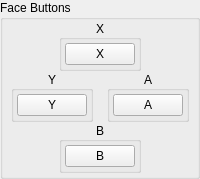
            <widget class="QGroupBox" name="faceButtons">
             <property name="sizePolicy">
              <sizepolicy hsizetype="Fixed" vsizetype="Fixed">
               <horstretch>0</horstretch>
               <verstretch>0</verstretch>
              </sizepolicy>
             </property>
             <property name="title">
              <string>Face Buttons</string>
             </property>
             <property name="flat">
              <bool>false</bool>
             </property>
             <property name="checkable">
              <bool>false</bool>
             </property>
             <layout class="QVBoxLayout" name="verticalLayout">
              <property name="spacing">
               <number>0</number>
              </property>
              <property name="leftMargin">
               <number>3</number>
              </property>
              <property name="topMargin">
               <number>0</number>
              </property>
              <property name="rightMargin">
               <number>3</number>
              </property>
              <property name="bottomMargin">
               <number>3</number>
              </property>
              <item>
               <widget class="QWidget" name="buttonFaceButtonsBWidget" native="true">
                <layout class="QHBoxLayout" name="horizontalLayout_6">
                 <property name="spacing">
                  <number>0</number>
                 </property>
                 <property name="leftMargin">
                  <number>0</number>
                 </property>
                 <property name="topMargin">
                  <number>0</number>
                 </property>
                 <property name="rightMargin">
                  <number>0</number>
                 </property>
                 <property name="bottomMargin">
                  <number>0</number>
                 </property>
                 <item>
                  <spacer name="horizontalSpacerBLeft">
                   <property name="orientation">
                    <enum>Qt::Horizontal</enum>
                   </property>
                   <property name="sizeHint" stdset="0">
                    <size>
                     <width>20</width>
                     <height>20</height>
                    </size>
                   </property>
                  </spacer>
                 </item>
                 <item alignment="Qt::AlignHCenter">
                  <widget class="QGroupBox" name="buttonFaceButtonsXGroup">
                   <property name="title">
                    <string>X</string>
                   </property>
                   <property name="alignment">
                    <set>Qt::AlignCenter</set>
                   </property>
                   <layout class="QVBoxLayout" name="buttonFaceButtonsXVerticalLayout">
                    <property name="spacing">
                     <number>3</number>
                    </property>
                    <property name="leftMargin">
                     <number>3</number>
                    </property>
                    <property name="topMargin">
                     <number>3</number>
                    </property>
                    <property name="rightMargin">
                     <number>3</number>
                    </property>
                    <property name="bottomMargin">
                     <number>3</number>
                    </property>
                    <item>
                     <widget class="QPushButton" name="buttonX">
                      <property name="minimumSize">
                       <size>
                        <width>68</width>
                        <height>0</height>
                       </size>
                      </property>
                      <property name="maximumSize">
                       <size>
                        <width>68</width>
                        <height>16777215</height>
                       </size>
                      </property>
                      <property name="styleSheet">
                       <string notr="true">min-width: 68px;</string>
                      </property>
                      <property name="text">
                       <string>X</string>
                      </property>
                     </widget>
                    </item>
                   </layout>
                  </widget>
                 </item>
                 <item>
                  <spacer name="horizontalSpacerBRight">
                   <property name="orientation">
                    <enum>Qt::Horizontal</enum>
                   </property>
                   <property name="sizeHint" stdset="0">
                    <size>
                     <width>20</width>
                     <height>20</height>
                    </size>
                   </property>
                  </spacer>
                 </item>
                </layout>
               </widget>
              </item>
              <item>
               <layout class="QHBoxLayout" name="buttonFaceButtonsYAHorizontalLayout">
                <property name="spacing">
                 <number>3</number>
                </property>
                <item alignment="Qt::AlignHCenter">
                 <widget class="QGroupBox" name="buttonFaceButtonsYGroup">
                  <property name="title">
                   <string>Y</string>
                  </property>
                  <property name="alignment">
                   <set>Qt::AlignCenter</set>
                  </property>
                  <layout class="QVBoxLayout" name="buttonFaceButtonsYVerticalLayout">
                   <property name="spacing">
                    <number>3</number>
                   </property>
                   <property name="leftMargin">
                    <number>3</number>
                   </property>
                   <property name="topMargin">
                    <number>3</number>
                   </property>
                   <property name="rightMargin">
                    <number>3</number>
                   </property>
                   <property name="bottomMargin">
                    <number>3</number>
                   </property>
                   <item>
                    <widget class="QPushButton" name="buttonY">
                     <property name="minimumSize">
                      <size>
                       <width>68</width>
                       <height>0</height>
                      </size>
                     </property>
                     <property name="maximumSize">
                      <size>
                       <width>68</width>
                       <height>16777215</height>
                      </size>
                     </property>
                     <property name="styleSheet">
                      <string notr="true">min-width: 68px;</string>
                     </property>
                     <property name="text">
                      <string>Y</string>
                     </property>
                    </widget>
                   </item>
                  </layout>
                 </widget>
                </item>
                <item alignment="Qt::AlignHCenter">
                 <widget class="QGroupBox" name="buttonFaceButtonsAGroup">
                  <property name="title">
                   <string>A</string>
                  </property>
                  <property name="alignment">
                   <set>Qt::AlignCenter</set>
                  </property>
                  <layout class="QVBoxLayout" name="buttonFaceButtonsAVerticalLayout">
                   <property name="spacing">
                    <number>3</number>
                   </property>
                   <property name="leftMargin">
                    <number>3</number>
                   </property>
                   <property name="topMargin">
                    <number>3</number>
                   </property>
                   <property name="rightMargin">
                    <number>3</number>
                   </property>
                   <property name="bottomMargin">
                    <number>3</number>
                   </property>
                   <item>
                    <widget class="QPushButton" name="buttonA">
                     <property name="minimumSize">
                      <size>
                       <width>68</width>
                       <height>0</height>
                      </size>
                     </property>
                     <property name="maximumSize">
                      <size>
                       <width>68</width>
                       <height>16777215</height>
                      </size>
                     </property>
                     <property name="styleSheet">
                      <string notr="true">min-width: 68px;</string>
                     </property>
                     <property name="text">
                      <string>A</string>
                     </property>
                    </widget>
                   </item>
                  </layout>
                 </widget>
                </item>
               </layout>
              </item>
              <item>
               <widget class="QWidget" name="buttonFaceButtonsXWidget" native="true">
                <layout class="QHBoxLayout" name="horizontalLayout_10">
                 <property name="spacing">
                  <number>0</number>
                 </property>
                 <property name="leftMargin">
                  <number>0</number>
                 </property>
                 <property name="topMargin">
                  <number>0</number>
                 </property>
                 <property name="rightMargin">
                  <number>0</number>
                 </property>
                 <property name="bottomMargin">
                  <number>0</number>
                 </property>
                 <item>
                  <spacer name="horizontalSpacerXLeft">
                   <property name="orientation">
                    <enum>Qt::Horizontal</enum>
                   </property>
                   <property name="sizeHint" stdset="0">
                    <size>
                     <width>20</width>
                     <height>20</height>
                    </size>
                   </property>
                  </spacer>
                 </item>
                 <item alignment="Qt::AlignHCenter">
                  <widget class="QGroupBox" name="buttonFaceButtonsBWidget_2">
                   <property name="title">
                    <string>B</string>
                   </property>
                   <property name="alignment">
                    <set>Qt::AlignCenter</set>
                   </property>
                   <layout class="QVBoxLayout" name="buttonFaceButtonsBVerticalLayout">
                    <property name="spacing">
                     <number>3</number>
                    </property>
                    <property name="leftMargin">
                     <number>3</number>
                    </property>
                    <property name="topMargin">
                     <number>3</number>
                    </property>
                    <property name="rightMargin">
                     <number>3</number>
                    </property>
                    <property name="bottomMargin">
                     <number>3</number>
                    </property>
                    <item>
                     <widget class="QPushButton" name="buttonB">
                      <property name="minimumSize">
                       <size>
                        <width>68</width>
                        <height>0</height>
                       </size>
                      </property>
                      <property name="maximumSize">
                       <size>
                        <width>68</width>
                        <height>16777215</height>
                       </size>
                      </property>
                      <property name="styleSheet">
                       <string notr="true">min-width: 68px;</string>
                      </property>
                      <property name="text">
                       <string>B</string>
                      </property>
                     </widget>
                    </item>
                   </layout>
                  </widget>
                 </item>
                 <item>
                  <spacer name="horizontalSpacerXRight">
                   <property name="orientation">
                    <enum>Qt::Horizontal</enum>
                   </property>
                   <property name="sizeHint" stdset="0">
                    <size>
                     <width>20</width>
                     <height>20</height>
                    </size>
                   </property>
                  </spacer>
                 </item>
                </layout>
               </widget>
              </item>
             </layout>
            </widget>
